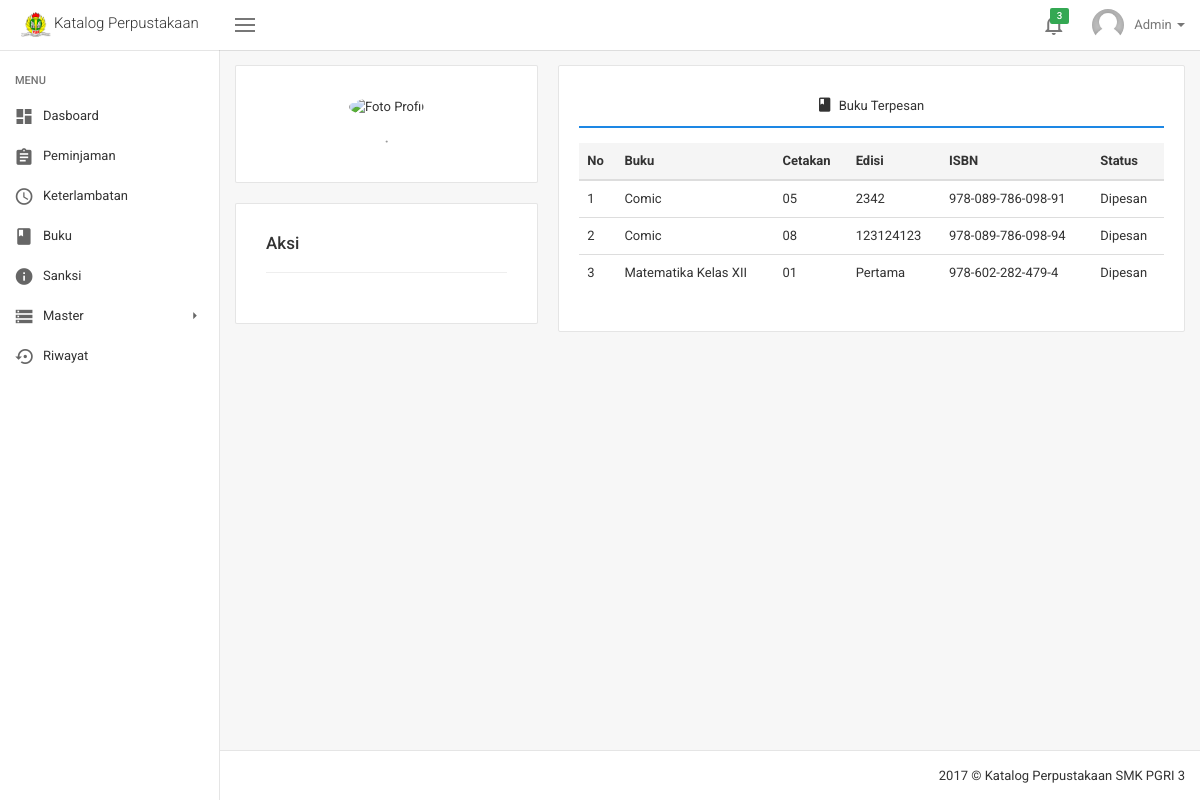
/detail_peminjaman.php (signed in), run on the app's committed database.
### tables this page shows
CREATE TABLE `verifikasi` (
  `id_verifikasi` int(12) NOT NULL,
  `id_user` int(12) NOT NULL,
  `username_user` varchar(225) NOT NULL,
  `email_user` varchar(225) NOT NULL,
  `password_user` varchar(225) NOT NULL,
  `role_user` enum('Admin','User') NOT NULL
);

CREATE TABLE `user` (
  `id_user` int(12) NOT NULL,
  `no_induk` varchar(225) NOT NULL,
  `nama` varchar(225) NOT NULL,
  `foto_user` varchar(225) NOT NULL,
  `jabatan` varchar(225) NOT NULL,
  `kelas` varchar(225) NOT NULL,
  `no_hp` varchar(15) NOT NULL,
  `alamat` text NOT NULL,
  `tgl_entri` date NOT NULL,
  `verifikasi` enum('Sudah','Belum') NOT NULL
);

CREATE TABLE `detail_peminjaman` (
  `id_detail_peminjaman` int(12) NOT NULL,
  `id_peminjaman` int(12) NOT NULL,
  `id_detail_buku` int(12) NOT NULL
);

CREATE TABLE `buku` (
  `id_buku` int(12) NOT NULL,
  `judul_buku` varchar(225) NOT NULL,
  `judul_singkat` varchar(225) NOT NULL,
  `gambar_buku` varchar(225) NOT NULL,
  `jenis_media` varchar(225) NOT NULL,
  `id_jenis_buku` int(12) NOT NULL,
  `jenis_koleksi` varchar(225) NOT NULL,
  `kota_terbit` varchar(225) NOT NULL,
  `penerbit` varchar(225) NOT NULL,
  `tahun_terbit` date NOT NULL,
  `biografi` text NOT NULL,
  `bahasa` varchar(225) NOT NULL
);

CREATE TABLE `detail_buku` (
  `id_detail_buku` int(15) NOT NULL,
  `id_buku` int(15) NOT NULL,
  `jilid` varchar(225) NOT NULL,
  `cetakan` varchar(225) NOT NULL,
  `edisi` varchar(225) NOT NULL,
  `ISBN` varchar(225) NOT NULL,
  `tgl_entri_buku` date NOT NULL,
  `status_buku` varchar(225) NOT NULL
);

### detail_peminjaman.php (the view, shortened to what this page needs)
<!DOCTYPE html>
<html lang="en">
    <?php include('script/head_script.php');
    ?>
  <body class="layout layout-header-fixed layout-left-sidebar-fixed">
    <?php include('menu/header.php') ?>
    <div class="site-main">
      <?php include('menu/sidebar.php') ?>
      <div class="site-content">
        <div class="profile">
          <div class="row gutter-sm">
            <div class="col-md-4 col-sm-5">
              <div class="p-about m-b-20">
                <div class="pa-padding">
                  <div class="pa-avatar">
                    <img src="img/avatars/<?php echo $foto_profil ?>" alt="Foto Profil" width="100" height="100">
                  </div>
                  <div class="pa-name">
                    <div class="pa-text"><?php echo $nama_profil ?> · <?php echo $jabatan_profil ?></div>                  </div>
                </div>
              </div>
              <div class="p-info m-b-20">
                <h4 class="m-y-0">Aksi</h4>
                <hr>
              </div>
            </div>
            <div class="col-md-8 col-sm-7">
              <div class="panel panel-default">
                <div class="panel-body">
                  <div class="row">
                    <div class="col-md-12">
                      <ul class="nav nav-tabs nav-tabs-custom nav-justified m-b-15">
                        <li class="active">
                          <a href="#" role="tab" data-toggle="tab" >
                            <i class="zmdi zmdi-book"></i> Buku Terpesan</a>
                        </li>
                      </ul>
                      <div class="tab-content">
                        <div role="tabpanel" class="tab-pane fade  active in">
                            <div class="table-responsive">
                            <?php
                                $query_buku_pemesanan = "SELECT a.*, b.*, c.* FROM detail_peminjaman AS a INNER JOIN
                                                 detail_buku AS b INNER JOIN buku AS c
                                                 WHERE a.id_detail_buku = b.id_detail_buku AND b.id_buku = c.id_buku";
                                $result_buku_pemesanan = mysqli_query($con, $query_buku_pemesanan);
                            ?>
                                <table class="table">
                                    <thead>
                                    <tr>
                                        <th>No</th>
                                        <th>Buku</th>
                                        <th>Cetakan</th>
                                        <th>Edisi</th>
                                        <th>ISBN</th>
                                        <th>Status</th>
                                    </tr>
                                    </thead>
                                    <tbody>
                    <?php
                    $no_buku_pemesanan = 1;
                    while($data_buku_pemesanan = mysqli_fetch_assoc($result_buku_pemesanan)){
                                    echo '<tr>
                                        <td>'.$no_buku_pemesanan.'</td>
                                        <td>'.$data_buku_pemesanan['judul_singkat'].'</td>
                                        <td>'.$data_buku_pemesanan['cetakan'].'</td>
                                        <td>'.$data_buku_pemesanan['edisi'].'</td>
                                        <td>'.$data_buku_pemesanan['ISBN'].'</td>
                                        <td>'.$data_buku_pemesanan['status_buku'].'</td>
                                    </tr>';
                                    $no_buku_pemesanan++;
                                    }
                    ?>
                                    </tbody>
                                </table>
                            </div>
                        </div>
                      </div>
                    </div>
                  </div>
                </div>
              </div>
            </div>
          </div>
        </div>
      </div>
      <?php include('menu/footer.php') ?>
    </div>
  </body>
</html>

### menu/header.php (shortened to what this page needs)
<?php include('system/session.php');
  $query_login = "SELECT a.*, b.* FROM verifikasi AS a INNER JOIN
                  user AS b WHERE a.id_user = b.id_user AND email_user ='$_SESSION[email]'";
  $result_login = mysqli_query($con, $query_login);
  $data_login   = mysqli_fetch_assoc($result_login);
  $username     = $data_login["username_user"];
  $foto_user    = $data_login["foto_user"];
?>
<div class="site-header">
  <nav class="navbar navbar-default">
    <div class="navbar-header" align="center">
      <a class="navbar-brand" href="index.php">
        <img src="img/logo.png" alt="" height="25">
        <span>Katalog Perpustakaan</span>
      </a>
    </div>
    <div class="navbar-collapsible">
      <div id="navbar" class="navbar-collapse collapse">
        <button class="navbar-toggler left-sidebar-collapse pull-left hidden-xs" type="button">
          <span class="hamburger"></span>
        </button>
        <ul class="nav navbar-nav navbar-right">
          <li class="nav-table dropdown">
            <a href="#" class="dropdown-toggle" data-toggle="dropdown" role="button" aria-haspopup="true" aria-expanded="false">
              <span class="nav-cell nav-icon">
                <i class="zmdi zmdi-notifications-none"></i>
              </span>
              <span class="label label-success">3</span>
            </a>
          </li>
          <li class="nav-table dropdown hidden-sm-down">
            <a href="#" class="dropdown-toggle" data-toggle="dropdown" role="button" aria-haspopup="true" aria-expanded="false">
              <span class="nav-cell p-r-10">
                <img class="img-circle" src="img/avatars/<?php echo $foto_user ?>" alt="" width="32" height="32">
              </span>
              <span class="nav-cell"><?php echo $username; ?>
                <span class="caret"></span>
              </span>
            </a>
          </li>
        </ul>
      </div>
    </div>
  </nav>
</div>

### data on the page
verifikasi: id_user.foto_user (picture), username_user "Admin"
detail_peminjaman: buku.judul_singkat "Comic", id_detail_buku.cetakan "05", id_detail_buku.edisi "2342", id_detail_buku.ISBN "978-089-786-098-91", id_detail_buku.status_buku "Dipesan"
detail_peminjaman: buku.judul_singkat "Comic", id_detail_buku.cetakan "08", id_detail_buku.edisi "123124123", id_detail_buku.ISBN "978-089-786-098-94", id_detail_buku.status_buku "Dipesan"
detail_peminjaman: buku.judul_singkat "Matematika Kelas XII", id_detail_buku.cetakan "01", id_detail_buku.edisi "Pertama", id_detail_buku.ISBN "978-602-282-479-4", id_detail_buku.status_buku "Dipesan"
